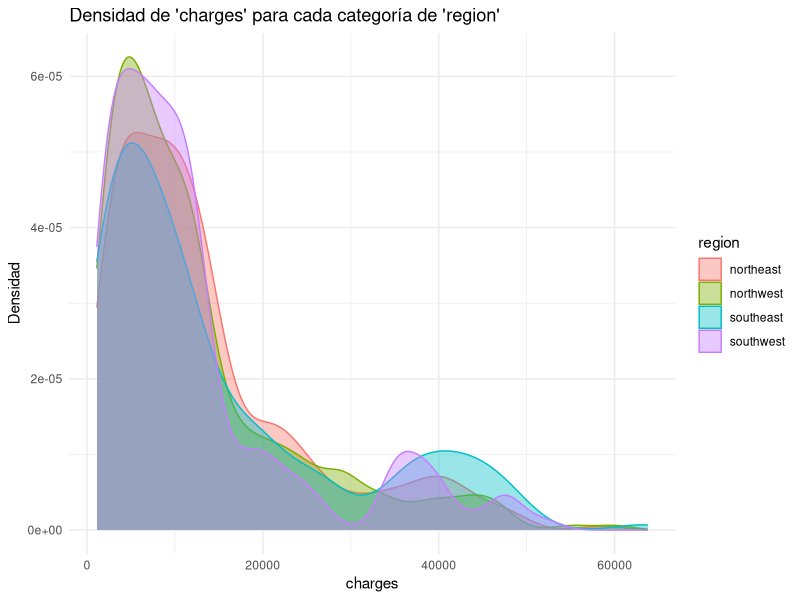
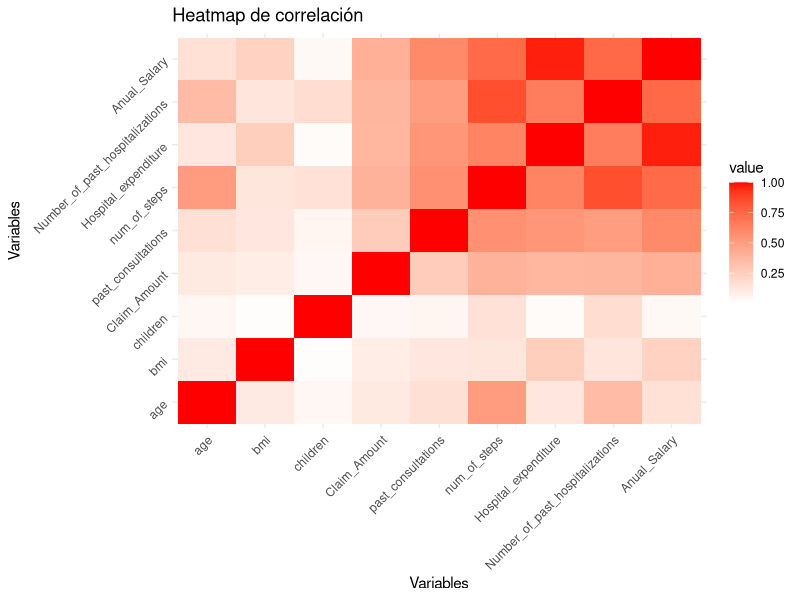
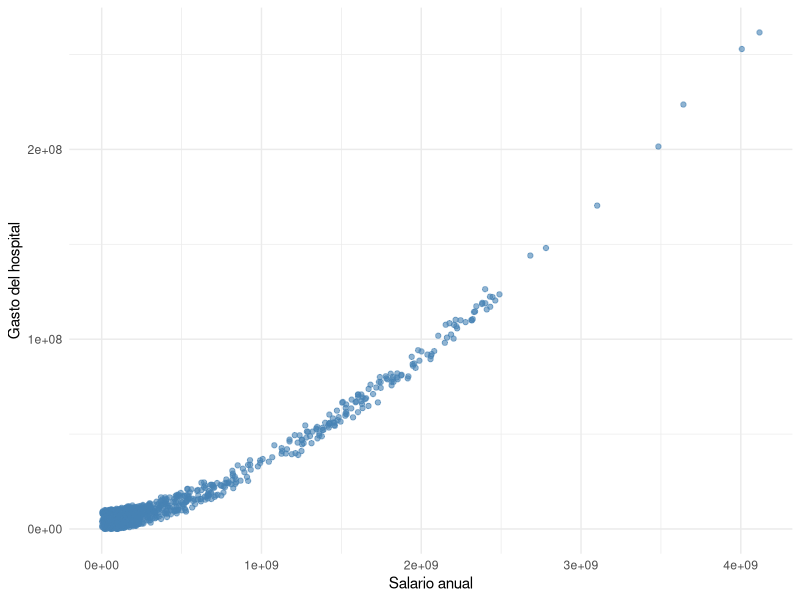
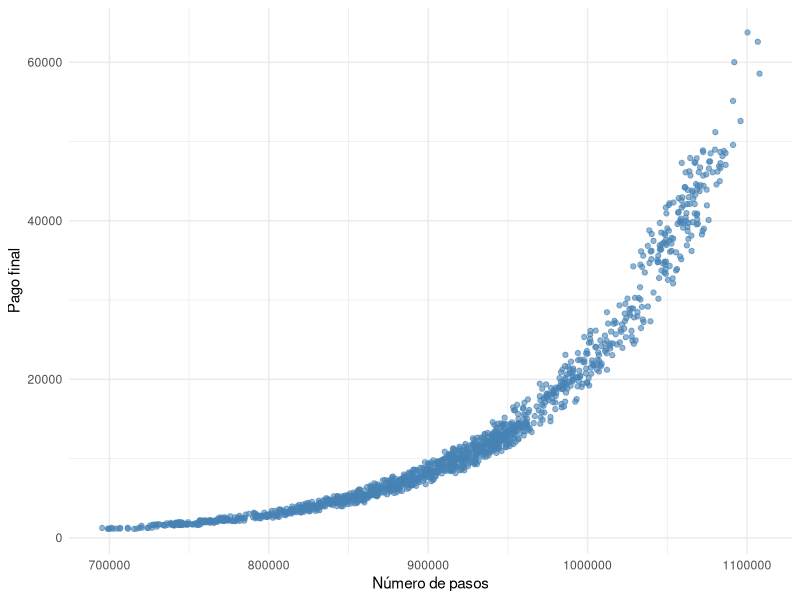
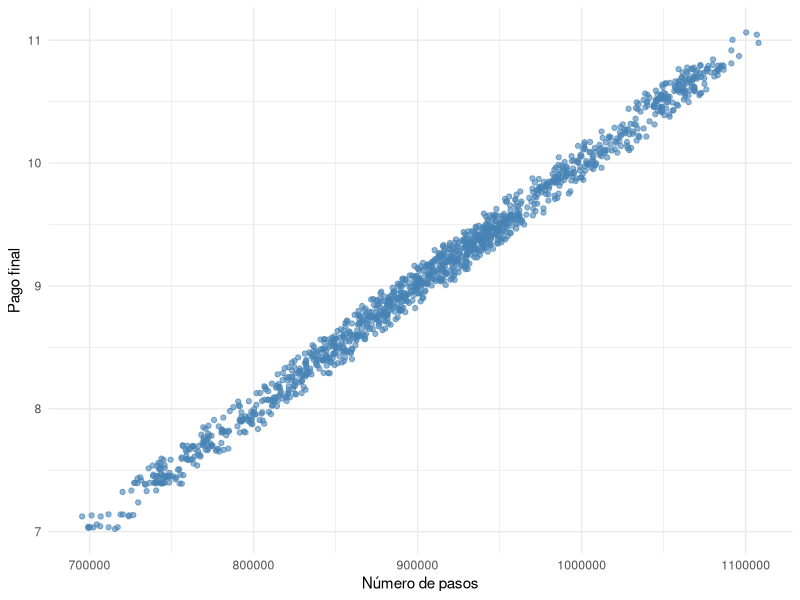
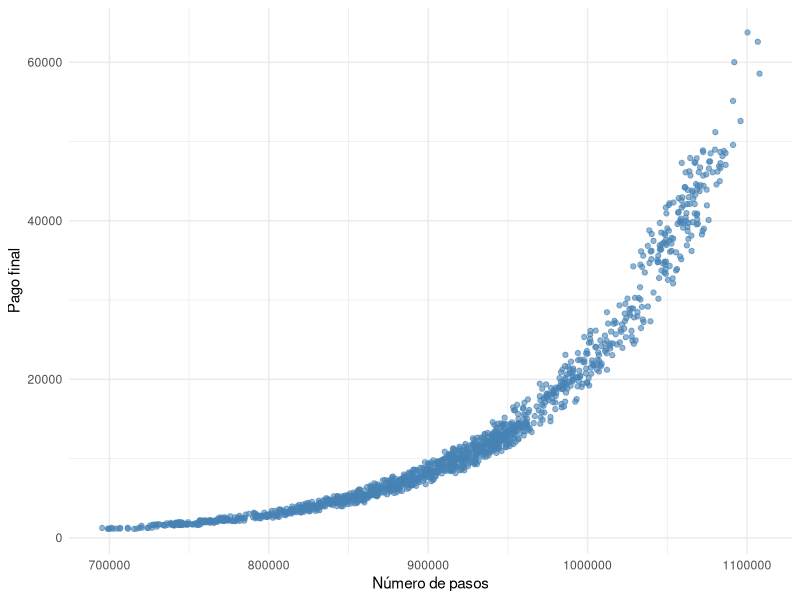
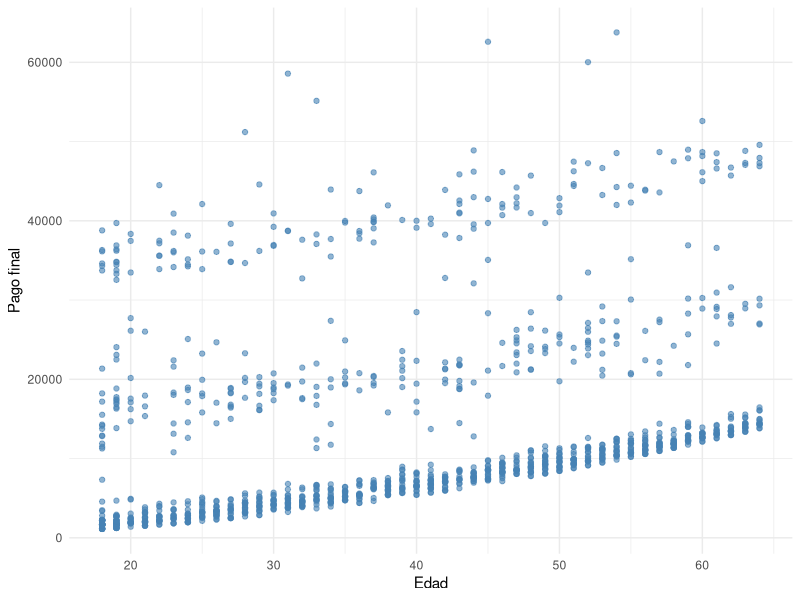
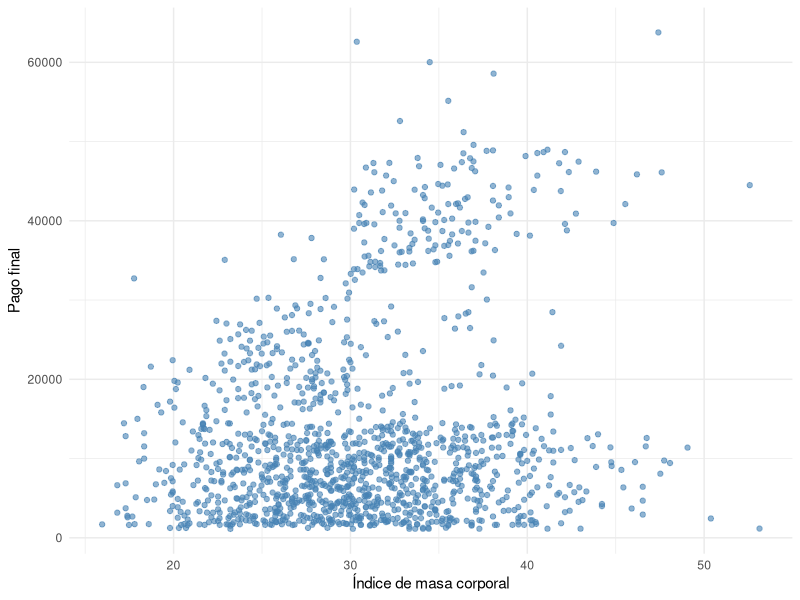

These figures' R source, in order:
## ---- chunk 1
#| output: false
#| warning: false
library(dplyr)
library(tidyr)
library(ggplot2)
library(reshape2)
## ---- chunk 2
datos <- readr::read_csv("new_insurance_data.csv")
dplyr::glimpse(datos)
## ---- chunk 3
datos |>
  ggplot(aes(x = charges, color = region, fill = region)) +
    geom_density(alpha = 0.4) +
    labs(
      title = "Densidad de 'charges' para cada categoría de 'region'",
      x = "charges",
      y = "Densidad"
    ) +
    theme_minimal()
## ---- chunk 4
datos_sin_na <- tidyr::drop_na(datos)

matriz_cor <- datos_sin_na |>
  dplyr::select(
    age,
    bmi,
    children,
    Claim_Amount,
    past_consultations,
    num_of_steps,
    Hospital_expenditure,
    Number_of_past_hospitalizations,
    Anual_Salary,
  ) |>
  cor()

melt(matriz_cor) |>
  ggplot(aes(Var1, Var2, fill = value)) +
    geom_tile() +
    scale_fill_gradient2(low = "blue", high = "red", mid = "white", midpoint = 0) +
    theme_minimal() +
    theme(
      axis.text.x = element_text(angle = 45, hjust = 1),
        axis.text.y = element_text(angle = 45, hjust = 1)
      ) +
    labs(title = "Heatmap de correlación", x = "Variables", y = "Variables")
## ---- chunk 5
datos |>
  ggplot(aes(x = Anual_Salary, y = Hospital_expenditure)) +
  geom_point(color = "steelblue", alpha = 0.6) +
  labs(x = "Salario anual", y = "Gasto del hospital") +
  theme_minimal()
## ---- chunk 6
datos |>
  ggplot(aes(x = num_of_steps, y = charges)) +
  geom_point(color = "steelblue", alpha = 0.6) +
  labs(x = "Número de pasos", y = "Pago final") +
  theme_minimal()
## ---- chunk 7
datos |>
  dplyr::mutate(scaled_rsp = log(charges)) |>
  ggplot(aes(x = num_of_steps, y = scaled_rsp)) +
  geom_point(color = "steelblue", alpha = 0.6) +
  labs(x = "Número de pasos", y = "Pago final") +
  theme_minimal()
## ---- chunk 8
datos |>
  ggplot(aes(x = num_of_steps, y = charges)) +
  geom_point(color = "steelblue", alpha = 0.6) +
  labs(x = "Número de pasos", y = "Pago final") +
  theme_minimal()
## ---- chunk 9
datos |>
  ggplot(aes(x = age, y = charges)) +
  geom_point(color = "steelblue", alpha = 0.6) +
  labs(x = "Edad", y = "Pago final") +
  theme_minimal()
## ---- chunk 10
datos |>
  ggplot(aes(x = bmi, y = charges)) +
  geom_point(color = "steelblue", alpha = 0.6) +
  labs(x = "Índice de masa corporal", y = "Pago final") +
  theme_minimal()
## ---- chunk 11
datos |>
  ggplot(aes(x = children, y = charges)) +
  geom_point(color = "steelblue", alpha = 0.6) +
  labs(x = "Número de hijos", y = "Pago final") +
  theme_minimal()
## ---- chunk 12
datos |>
  ggplot(aes(x = past_consultations, y = charges)) +
  geom_point(color = "steelblue", alpha = 0.6) +
  labs(x = "Número de procedimientos pasados", y = "Pago final") +
  theme_minimal()
## ---- chunk 13
datos_finales <- datos_sin_na |>
  dplyr::select(
    sex,
    smoker,
    age,
    bmi,
    Claim_Amount,
    past_consultations,
    num_of_steps,
    Number_of_past_hospitalizations,
    Anual_Salary,
    charges
  )

datos_finales <- dplyr::sample_n(datos_finales, 500)

openxlsx::write.xlsx(datos_finales, 'datos.xlsx')
